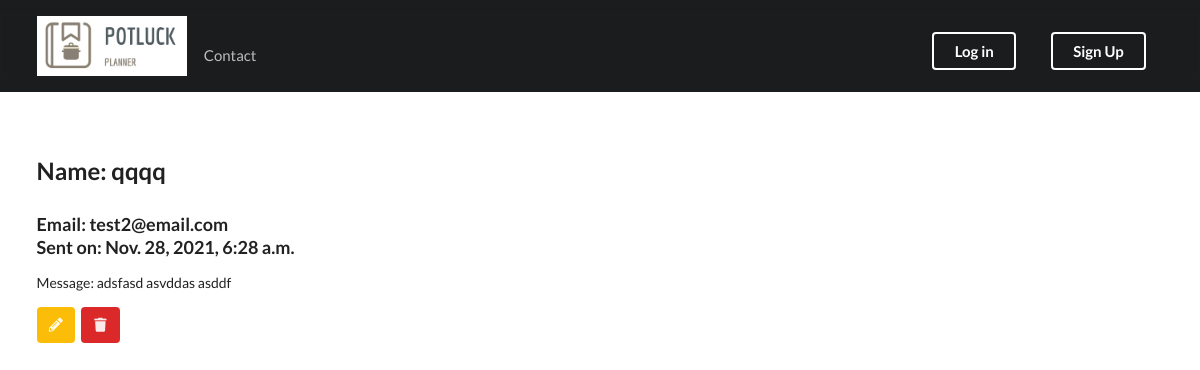
Before: /contacts/4 with the older database file.
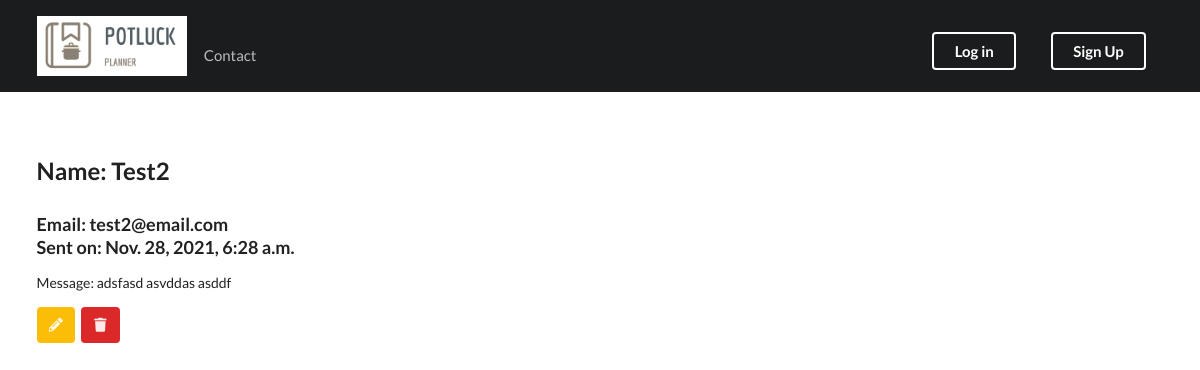
After: the same page with the newer database file.
### planner/models.py (models this page shows, shortened)
class Contact(models.Model):
  name = models.CharField(max_length=200)
  email = models.CharField(max_length=200)
  msg = models.TextField(max_length=2000)
  time_sent = models.DateTimeField(default=now)
  msg_read = models.BooleanField(default=False)

### planner/views.py (the view)
# urls.py: path('contacts/<int:pk>', views.contact_details, name="contact_details"),
def contact_details(request, pk):
  contact = Contact.objects.get(pk=pk)
  context = {
    'contact': contact,
  }
  if contact.msg_read == False:
    contact.msg_read = True
    contact.save()
  return render(request, 'planner/contactdetails.html', context)

### planner/templates/planner/contactdetails.html
{% extends 'planner/base.html' %}
{% block body %}
  <div class="ui container">
    <br />
    <br />
    <h2 class="ui header">
      Name: {{ contact.name }}
    </h2>
    <h3 class="ui header">
      Email: {{ contact.email }}
      <br />
      Sent on: {{ contact.time_sent }}
    </h3>
    <p>
      Message: {{ contact.msg }}
    </p>
    <a class="ui icon button yellow" href="{% url 'update_contact' contact.id %}">
      <i class="icon pencil"></i>
    </a>
    <a class="ui icon button red" href="{% url 'delete_contact' contact.id %}">
      <i class="icon trash"></i>
    </a>
  </div>
  <br />
  <br />
  <br />
{%  endblock %}

Changed rows visible on the page:
changed Contact "test2@email.com": name "qqqq" → "Test2"
